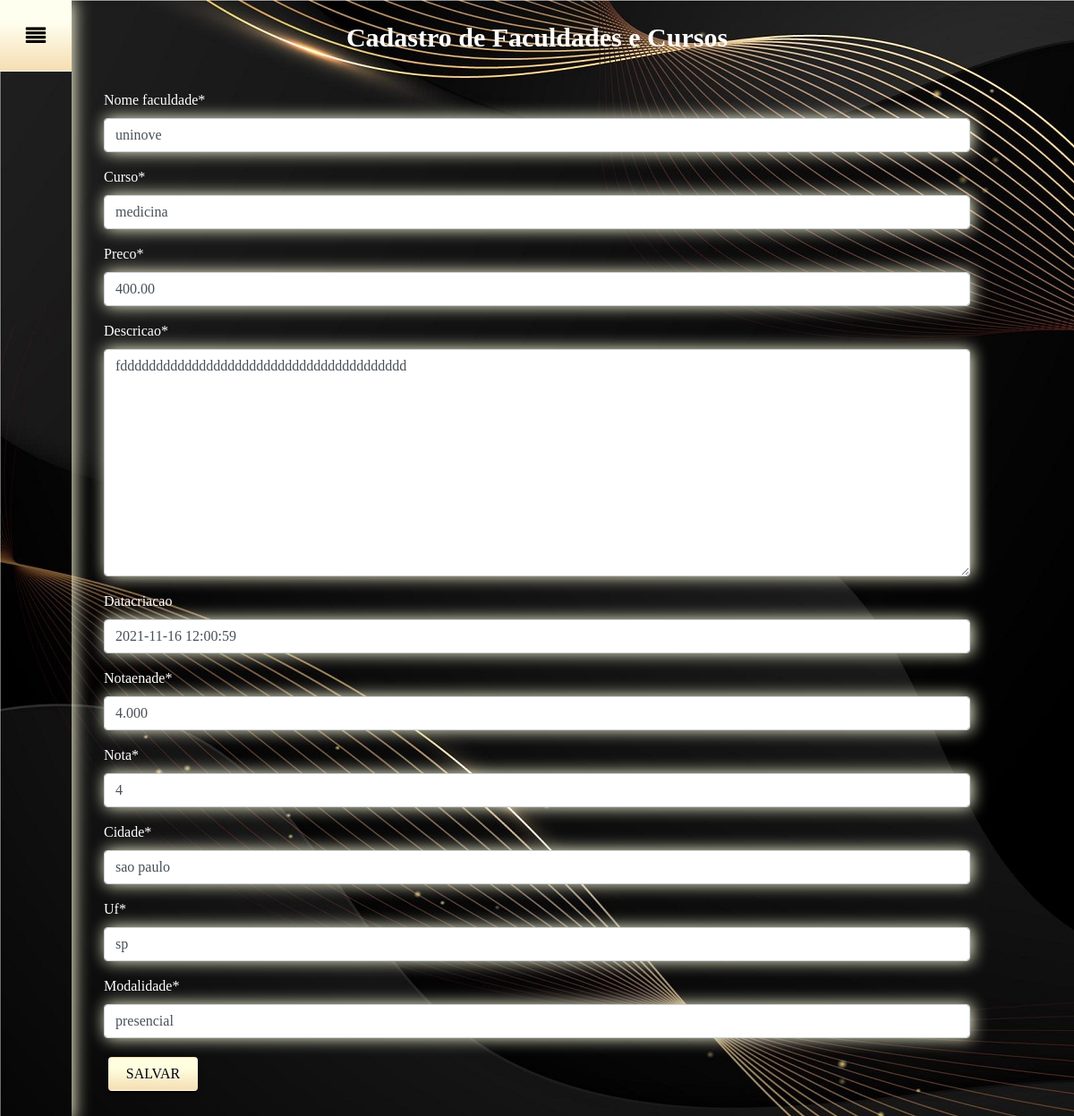
Screenshot of /editar/1/ with the database file from the repository.
### sitepi/models.py (models this page shows)
class Faculdades (models.Model):
    nome_faculdade = models.CharField(max_length=30)
    curso = models.CharField(max_length=50)
    preco = models.DecimalField(max_digits=6, decimal_places=2)
    descricao = models.TextField(max_length=200)
    notaenade = models.DecimalField(max_digits=4, decimal_places=3)
    nota = models.IntegerField()
    modalidade = models.CharField(max_length=20)
    cidade = models.CharField(max_length=20)
    uf = models.CharField(max_length=2)
    datacriacao = models.DateTimeField(default=datetime.now, blank=True)

### sitepi/views.py (the view)
# urls.py: path('editar/<int:pk>/', editar, name='editar'),
def editar(request, pk):
    data = {}
    data['db'] = Faculdades.objects.get(pk=pk)
    data['form'] = Faculdadesform(instance=data['db'])
    return render(request, 'form.html', data)

### sitepi/forms.py
class Faculdadesform(ModelForm):
    class Meta:
        model = Faculdades
        fields = ['nome_faculdade', 'curso', 'preco', 'descricao', 'datacriacao',
                  'notaenade', 'nota', 'cidade', 'uf', 'modalidade']

### sitepi/templates/form.html (shortened to what this page needs)
<!DOCTYPE html>
<html lang="en">
{% load static %}
{% load crispy_forms_tags %}
<head>
    <link rel="stylesheet" href="{% static 'css/Menu.css' %}">
    <link rel="stylesheet" href="{% static 'css/Estilo.css' %}">
        <link rel="stylesheet" href="https://stackpath.bootstrapcdn.com/bootstrap/4.1.3/css/bootstrap.min.css"
>
</head>
<body>
  <ul class="menu">
      <li title="menu"><a href="#" class="menu-button home">menu</a></li>
  </ul>
<h3 class="text3 pt-4 pb-2 ">Cadastro de Faculdades e Cursos</h3>
<div class="pt-2 pb-2 text4">
    {% load crispy_forms_filters %}
<form class="form-horizontal"  name="form" id="form" action="{% if db %}/atualizar/{{db.id}}/{% else %}/create/{% endif %}" method="post">
    {{ form|crispy}}
    <div>
        <input type="submit" class="btn" value="Salvar">
    </div>
</form>
    </div>
</body>
</html>

### sitepi/static/css/Menu.css (style rules this page uses)
.menu, .menu-bar { position: fixed; bottom: 0; left: 0; height: 100%; list-style-type: none; margin: 0; padding: 0; background: rgba (0, 0, 0, 0,); z-index:10; overflow:hidden; box-shadow: 2px 0 18px #ffd; }
.menu li a { display: inline-block; text-indent: -500em; height: 5em; width: 5em; line-height: 5em; text-align:center; background: -webkit-linear-gradient(bottom, #F5DEB3, #FFFFE0 70%); background: -moz-linear-gradient(bottom, #F5DEB3, #FFFFE0 70%); background: -o-linear-gradient(bottom, #F5DEB3, #FFFFE0 70%); background: -ms-linear-gradient(bottom, #F5DEB3, #FFFFE0 70%); background: linear-gradient(bottom, #F5DEB3, #FFFFE070%); position: relative; border-bottom: 1px solid rgba(0, 0, 0, 0.05); transition: background 0.1s ease-in-out; }
.menu li a:before { font-family: FontAwesome; speak: none; text-indent: 0em; position: absolute; bottom: 0; left: 0; width: 100%; height: 100%; font-size: 1.4em; }
.menu li a.home:before { content: "\f039"; }
.menu-bar li a:hover, .menu li a:hover, .menu li:first-child a { background: -webkit-linear-gradient(bottom, #F5DEB3, #FFFFF0 70%); background: -moz-linear-gradient(bottom, #F5DEB3, #FFFFF0 70%); background: -o-linear-gradient(bottom, #F5DEB3, #FFFFF0 70%); background: -ms-linear-gradient(bottom, #F5DEB3, #FFFFF0 70%); background: linear-gradient(bottom, #F5DEB3, #FFFFF0 70%); color: #000; }

### sitepi/static/css/Estilo.css (style rules this page uses)
body { margin:0; padding:0; background: url("/static/image/6166719.jpg") }
.text3 { font-family: tahoma; font-size: 30px; font-weight: bold; text-align: center; color: white; }
.text4 { font-size: 1rem; color: white; font-family: tahoma; text-align: left; }
.btn { background: -webkit-linear-gradient(bottom, #F5DEB3, #FFFFE0 70%); background: -moz-linear-gradient(bottom, #F5DEB3, #FFFFE0 70%); background: -o-linear-gradient(bottom, #F5DEB3, #FFFFE0 70%); background: -ms-linear-gradient(bottom, #F5DEB3, #FFFFE0 70%); background: linear-gradient(bottom, #F5DEB3, #FFFFE0 70%); border: 1px solid #000000; border-radius: 3px; box-shadow: 0 3px 0 rgba(0, 0, 0, .3), 0 2px 7px rgba(0, 0, 0, 0.2); color: #000000; margin: 5px 5px 10px 5px; font-family: "Trebuchet MS"; font-size: 14px; font-weight: bold; line-height: 25px; text-align: center; text-decoration: none; text-transform: uppercase; text-shadow:1px 1px 0 #FFF; padding: 5px 15px; position: relative; width: 100px; }
.btn:before { border: 1px solid #FFF; border-radius: 3px; box-shadow: inset 0 -2px 12px -4px rgba(70, 70, 70, .2), inset 0 3px 2px -1px rgba(255, 255, 255, 1); content: ""; bottom: 0; left: 0; right: 0; top: 0; padding: 5px; position: absolute; }
.btn:after { background: rgba(255, 255, 255, .4); border-radius: 2px; content: ""; bottom: 15px; left: 0px; right: 0px; top: 0px; position: absolute; }
form { margin: 0 auto; width: 1000px; padding: 1em; border-radius: 1em; }
label { display: inline-block; width: 280px; text-align: left; }
input, textarea { font: 1em sans-serif; width: 380px; -moz-box-sizing: border-box; box-sizing: border-box; border: 1px solid #ffd; box-shadow: 2px 0 18px #ffd; }
textarea { vertical-align: top; height: 5em; resize: vertical; }

### rows the page displays
Faculdades: nome_faculdade "uninove", curso "medicina", preco "400.00", descricao "fdddddddddddddddddddddddddddddddddddddddd", datacriacao "2021-11-16 12:00:59", notaenade "4.000", nota "4", cidade "sao paulo", uf "sp", modalidade "presencial"
